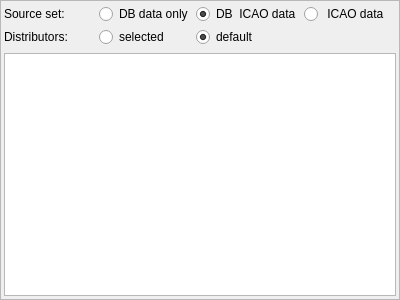
<?xml version="1.0" encoding="UTF-8"?>
<ui version="4.0">
 <class>COwnModelSetForm</class>
 <widget class="QFrame" name="COwnModelSetForm">
  <property name="geometry">
   <rect>
    <x>0</x>
    <y>0</y>
    <width>400</width>
    <height>300</height>
   </rect>
  </property>
  <property name="windowTitle">
   <string>Frame</string>
  </property>
  <property name="frameShape">
   <enum>QFrame::StyledPanel</enum>
  </property>
  <property name="frameShadow">
   <enum>QFrame::Raised</enum>
  </property>
  <layout class="QVBoxLayout" name="vl_OwnModelSetForm">
   <property name="leftMargin">
    <number>3</number>
   </property>
   <property name="topMargin">
    <number>3</number>
   </property>
   <property name="rightMargin">
    <number>3</number>
   </property>
   <property name="bottomMargin">
    <number>3</number>
   </property>
   <item>
    <layout class="QGridLayout" name="gq_OwnModelSetForm">
     <property name="spacing">
      <number>3</number>
     </property>
     <item row="0" column="2">
      <widget class="QRadioButton" name="rb_DbIcaoCodesOnly">
       <property name="toolTip">
        <string>Model has ICAO code known in DB</string>
       </property>
       <property name="text">
        <string>DB  ICAO data</string>
       </property>
       <property name="checked">
        <bool>true</bool>
       </property>
       <attribute name="buttonGroup">
        <string notr="true">bg_SourceSet</string>
       </attribute>
      </widget>
     </item>
     <item row="1" column="0">
      <widget class="QLabel" name="lbl_Providers">
       <property name="text">
        <string>Distributors:</string>
       </property>
      </widget>
     </item>
     <item row="0" column="3">
      <widget class="QRadioButton" name="rb_WithIcaoData">
       <property name="toolTip">
        <string>Model has ICAO code</string>
       </property>
       <property name="text">
        <string> ICAO data</string>
       </property>
       <property name="checked">
        <bool>false</bool>
       </property>
       <attribute name="buttonGroup">
        <string notr="true">bg_SourceSet</string>
       </attribute>
      </widget>
     </item>
     <item row="0" column="0">
      <widget class="QLabel" name="lbl_SelectSourceSet">
       <property name="text">
        <string>Source set:</string>
       </property>
      </widget>
     </item>
     <item row="1" column="1">
      <widget class="QRadioButton" name="rb_SelectedDistributors">
       <property name="text">
        <string>selected</string>
       </property>
       <attribute name="buttonGroup">
        <string notr="true">bg_Distributors</string>
       </attribute>
      </widget>
     </item>
     <item row="0" column="1">
      <widget class="QRadioButton" name="rb_DbDataOnly">
       <property name="toolTip">
        <string>Own models for which DB data are available</string>
       </property>
       <property name="text">
        <string>DB data only</string>
       </property>
       <attribute name="buttonGroup">
        <string notr="true">bg_SourceSet</string>
       </attribute>
      </widget>
     </item>
     <item row="1" column="2">
      <widget class="QRadioButton" name="rb_DefaultDistributors">
       <property name="text">
        <string>default</string>
       </property>
       <property name="checked">
        <bool>true</bool>
       </property>
       <attribute name="buttonGroup">
        <string notr="true">bg_Distributors</string>
       </attribute>
      </widget>
     </item>
    </layout>
   </item>
   <item>
    <widget class="BlackGui::Views::CDistributorView" name="tvp_Distributors">
     <property name="selectionBehavior">
      <enum>QAbstractItemView::SelectRows</enum>
     </property>
     <property name="showGrid">
      <bool>false</bool>
     </property>
     <attribute name="verticalHeaderVisible">
      <bool>false</bool>
     </attribute>
    </widget>
   </item>
  </layout>
 </widget>
 <customwidgets>
  <customwidget>
   <class>BlackGui::Views::CDistributorView</class>
   <extends>QTableView</extends>
   <header>blackgui/views/distributorview.h</header>
  </customwidget>
 </customwidgets>
 <resources/>
 <connections/>
 <buttongroups>
  <buttongroup name="bg_Distributors"/>
  <buttongroup name="bg_SourceSet"/>
 </buttongroups>
</ui>
